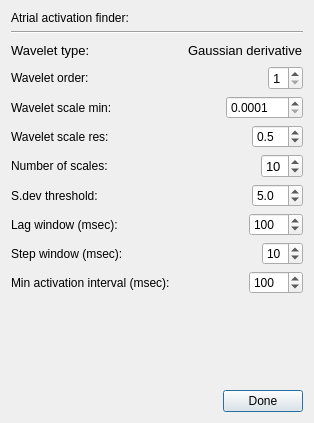
<?xml version="1.0" encoding="UTF-8"?>
<ui version="4.0">
 <class>DSP_AtrialActivationFinder</class>
 <widget class="QDialog" name="DSP_AtrialActivationFinder">
  <property name="geometry">
   <rect>
    <x>0</x>
    <y>0</y>
    <width>314</width>
    <height>423</height>
   </rect>
  </property>
  <property name="windowTitle">
   <string>Activation Finder Settings</string>
  </property>
  <layout class="QVBoxLayout" name="verticalLayout">
   <item>
    <layout class="QVBoxLayout" name="verticalLayout_2">
     <item>
      <widget class="QLabel" name="label_2">
       <property name="font">
        <font>
         <pointsize>9</pointsize>
        </font>
       </property>
       <property name="text">
        <string>Atrial activation finder:</string>
       </property>
      </widget>
     </item>
     <item>
      <widget class="Line" name="line_2">
       <property name="orientation">
        <enum>Qt::Horizontal</enum>
       </property>
      </widget>
     </item>
    </layout>
   </item>
   <item>
    <layout class="QHBoxLayout" name="horizontalLayout_3">
     <item>
      <widget class="QLabel" name="label_10">
       <property name="font">
        <font>
         <pointsize>10</pointsize>
        </font>
       </property>
       <property name="text">
        <string>Wavelet type:</string>
       </property>
      </widget>
     </item>
     <item>
      <spacer name="horizontalSpacer_3">
       <property name="orientation">
        <enum>Qt::Horizontal</enum>
       </property>
       <property name="sizeHint" stdset="0">
        <size>
         <width>40</width>
         <height>20</height>
        </size>
       </property>
      </spacer>
     </item>
     <item>
      <widget class="QLabel" name="label_11">
       <property name="font">
        <font>
         <pointsize>10</pointsize>
        </font>
       </property>
       <property name="text">
        <string>Gaussian derivative</string>
       </property>
      </widget>
     </item>
    </layout>
   </item>
   <item>
    <layout class="QHBoxLayout" name="horizontalLayout_2">
     <item>
      <widget class="QLabel" name="label_6">
       <property name="font">
        <font>
         <pointsize>9</pointsize>
        </font>
       </property>
       <property name="text">
        <string>Wavelet order:</string>
       </property>
      </widget>
     </item>
     <item>
      <spacer name="horizontalSpacer_2">
       <property name="orientation">
        <enum>Qt::Horizontal</enum>
       </property>
       <property name="sizeHint" stdset="0">
        <size>
         <width>40</width>
         <height>20</height>
        </size>
       </property>
      </spacer>
     </item>
     <item>
      <widget class="QSpinBox" name="spinBox_waveletOrder">
       <property name="font">
        <font>
         <pointsize>10</pointsize>
        </font>
       </property>
       <property name="minimum">
        <number>1</number>
       </property>
       <property name="maximum">
        <number>6</number>
       </property>
       <property name="value">
        <number>1</number>
       </property>
      </widget>
     </item>
    </layout>
   </item>
   <item>
    <layout class="QHBoxLayout" name="horizontalLayout_4">
     <item>
      <widget class="QLabel" name="label_7">
       <property name="font">
        <font>
         <pointsize>9</pointsize>
        </font>
       </property>
       <property name="text">
        <string>Wavelet scale min:</string>
       </property>
      </widget>
     </item>
     <item>
      <spacer name="horizontalSpacer_4">
       <property name="orientation">
        <enum>Qt::Horizontal</enum>
       </property>
       <property name="sizeHint" stdset="0">
        <size>
         <width>40</width>
         <height>20</height>
        </size>
       </property>
      </spacer>
     </item>
     <item>
      <widget class="QDoubleSpinBox" name="doubleSpinBox_waveletScaleMin">
       <property name="sizePolicy">
        <sizepolicy hsizetype="Maximum" vsizetype="Fixed">
         <horstretch>0</horstretch>
         <verstretch>0</verstretch>
        </sizepolicy>
       </property>
       <property name="font">
        <font>
         <pointsize>9</pointsize>
        </font>
       </property>
       <property name="decimals">
        <number>4</number>
       </property>
       <property name="minimum">
        <double>0.000100000000000</double>
       </property>
       <property name="maximum">
        <double>100.000000000000000</double>
       </property>
       <property name="value">
        <double>0.000100000000000</double>
       </property>
      </widget>
     </item>
    </layout>
   </item>
   <item>
    <layout class="QHBoxLayout" name="horizontalLayout_5">
     <item>
      <widget class="QLabel" name="label_8">
       <property name="font">
        <font>
         <pointsize>9</pointsize>
        </font>
       </property>
       <property name="text">
        <string>Wavelet scale res:</string>
       </property>
      </widget>
     </item>
     <item>
      <spacer name="horizontalSpacer_5">
       <property name="orientation">
        <enum>Qt::Horizontal</enum>
       </property>
       <property name="sizeHint" stdset="0">
        <size>
         <width>40</width>
         <height>20</height>
        </size>
       </property>
      </spacer>
     </item>
     <item>
      <widget class="QDoubleSpinBox" name="doubleSpinBox_waveletScaleRes">
       <property name="sizePolicy">
        <sizepolicy hsizetype="Maximum" vsizetype="Fixed">
         <horstretch>0</horstretch>
         <verstretch>0</verstretch>
        </sizepolicy>
       </property>
       <property name="font">
        <font>
         <pointsize>9</pointsize>
        </font>
       </property>
       <property name="decimals">
        <number>1</number>
       </property>
       <property name="minimum">
        <double>0.100000000000000</double>
       </property>
       <property name="maximum">
        <double>10.000000000000000</double>
       </property>
       <property name="singleStep">
        <double>0.050000000000000</double>
       </property>
       <property name="value">
        <double>0.500000000000000</double>
       </property>
      </widget>
     </item>
    </layout>
   </item>
   <item>
    <layout class="QHBoxLayout" name="horizontalLayout_6">
     <item>
      <widget class="QLabel" name="label_9">
       <property name="font">
        <font>
         <pointsize>9</pointsize>
        </font>
       </property>
       <property name="text">
        <string>Number of scales:</string>
       </property>
      </widget>
     </item>
     <item>
      <spacer name="horizontalSpacer_6">
       <property name="orientation">
        <enum>Qt::Horizontal</enum>
       </property>
       <property name="sizeHint" stdset="0">
        <size>
         <width>40</width>
         <height>20</height>
        </size>
       </property>
      </spacer>
     </item>
     <item>
      <widget class="QSpinBox" name="spinBox_numScales">
       <property name="font">
        <font>
         <pointsize>10</pointsize>
        </font>
       </property>
       <property name="minimum">
        <number>1</number>
       </property>
       <property name="maximum">
        <number>20</number>
       </property>
       <property name="value">
        <number>10</number>
       </property>
      </widget>
     </item>
    </layout>
   </item>
   <item>
    <layout class="QHBoxLayout" name="horizontalLayout_7">
     <item>
      <widget class="QLabel" name="label_13">
       <property name="font">
        <font>
         <pointsize>9</pointsize>
        </font>
       </property>
       <property name="text">
        <string>S.dev threshold:</string>
       </property>
      </widget>
     </item>
     <item>
      <spacer name="horizontalSpacer_7">
       <property name="orientation">
        <enum>Qt::Horizontal</enum>
       </property>
       <property name="sizeHint" stdset="0">
        <size>
         <width>40</width>
         <height>20</height>
        </size>
       </property>
      </spacer>
     </item>
     <item>
      <widget class="QDoubleSpinBox" name="doubleSpinBox_threshold">
       <property name="sizePolicy">
        <sizepolicy hsizetype="Maximum" vsizetype="Fixed">
         <horstretch>0</horstretch>
         <verstretch>0</verstretch>
        </sizepolicy>
       </property>
       <property name="font">
        <font>
         <pointsize>9</pointsize>
        </font>
       </property>
       <property name="decimals">
        <number>1</number>
       </property>
       <property name="minimum">
        <double>0.100000000000000</double>
       </property>
       <property name="maximum">
        <double>10.000000000000000</double>
       </property>
       <property name="singleStep">
        <double>0.050000000000000</double>
       </property>
       <property name="value">
        <double>5.000000000000000</double>
       </property>
      </widget>
     </item>
    </layout>
   </item>
   <item>
    <layout class="QHBoxLayout" name="horizontalLayout_8">
     <item>
      <widget class="QLabel" name="label_14">
       <property name="font">
        <font>
         <pointsize>9</pointsize>
        </font>
       </property>
       <property name="text">
        <string>Lag window (msec):</string>
       </property>
      </widget>
     </item>
     <item>
      <spacer name="horizontalSpacer_8">
       <property name="orientation">
        <enum>Qt::Horizontal</enum>
       </property>
       <property name="sizeHint" stdset="0">
        <size>
         <width>40</width>
         <height>20</height>
        </size>
       </property>
      </spacer>
     </item>
     <item>
      <widget class="QDoubleSpinBox" name="doubleSpinBox_lagWindowMsec">
       <property name="sizePolicy">
        <sizepolicy hsizetype="Maximum" vsizetype="Fixed">
         <horstretch>0</horstretch>
         <verstretch>0</verstretch>
        </sizepolicy>
       </property>
       <property name="font">
        <font>
         <pointsize>9</pointsize>
        </font>
       </property>
       <property name="decimals">
        <number>0</number>
       </property>
       <property name="minimum">
        <double>1.000000000000000</double>
       </property>
       <property name="maximum">
        <double>1000.000000000000000</double>
       </property>
       <property name="singleStep">
        <double>1.000000000000000</double>
       </property>
       <property name="value">
        <double>100.000000000000000</double>
       </property>
      </widget>
     </item>
    </layout>
   </item>
   <item>
    <layout class="QHBoxLayout" name="horizontalLayout_9">
     <item>
      <widget class="QLabel" name="label_15">
       <property name="font">
        <font>
         <pointsize>9</pointsize>
        </font>
       </property>
       <property name="text">
        <string>Step window (msec):</string>
       </property>
      </widget>
     </item>
     <item>
      <spacer name="horizontalSpacer_9">
       <property name="orientation">
        <enum>Qt::Horizontal</enum>
       </property>
       <property name="sizeHint" stdset="0">
        <size>
         <width>40</width>
         <height>20</height>
        </size>
       </property>
      </spacer>
     </item>
     <item>
      <widget class="QDoubleSpinBox" name="doubleSpinBox_stepWindowMsec">
       <property name="sizePolicy">
        <sizepolicy hsizetype="Maximum" vsizetype="Fixed">
         <horstretch>0</horstretch>
         <verstretch>0</verstretch>
        </sizepolicy>
       </property>
       <property name="font">
        <font>
         <pointsize>9</pointsize>
        </font>
       </property>
       <property name="decimals">
        <number>0</number>
       </property>
       <property name="minimum">
        <double>1.000000000000000</double>
       </property>
       <property name="maximum">
        <double>50.000000000000000</double>
       </property>
       <property name="singleStep">
        <double>1.000000000000000</double>
       </property>
       <property name="value">
        <double>10.000000000000000</double>
       </property>
      </widget>
     </item>
    </layout>
   </item>
   <item>
    <layout class="QHBoxLayout" name="horizontalLayout_10">
     <item>
      <widget class="QLabel" name="label_16">
       <property name="font">
        <font>
         <pointsize>9</pointsize>
        </font>
       </property>
       <property name="text">
        <string>Min activation interval (msec):</string>
       </property>
      </widget>
     </item>
     <item>
      <spacer name="horizontalSpacer_10">
       <property name="orientation">
        <enum>Qt::Horizontal</enum>
       </property>
       <property name="sizeHint" stdset="0">
        <size>
         <width>40</width>
         <height>20</height>
        </size>
       </property>
      </spacer>
     </item>
     <item>
      <widget class="QDoubleSpinBox" name="doubleSpinBox_minActiInterval">
       <property name="sizePolicy">
        <sizepolicy hsizetype="Maximum" vsizetype="Fixed">
         <horstretch>0</horstretch>
         <verstretch>0</verstretch>
        </sizepolicy>
       </property>
       <property name="font">
        <font>
         <pointsize>9</pointsize>
        </font>
       </property>
       <property name="decimals">
        <number>0</number>
       </property>
       <property name="minimum">
        <double>1.000000000000000</double>
       </property>
       <property name="maximum">
        <double>1000.000000000000000</double>
       </property>
       <property name="singleStep">
        <double>1.000000000000000</double>
       </property>
       <property name="value">
        <double>100.000000000000000</double>
       </property>
      </widget>
     </item>
    </layout>
   </item>
   <item>
    <spacer name="verticalSpacer_2">
     <property name="orientation">
      <enum>Qt::Vertical</enum>
     </property>
     <property name="sizeHint" stdset="0">
      <size>
       <width>20</width>
       <height>6</height>
      </size>
     </property>
    </spacer>
   </item>
   <item>
    <layout class="QHBoxLayout" name="horizontalLayout_11">
     <item>
      <spacer name="horizontalSpacer_11">
       <property name="orientation">
        <enum>Qt::Horizontal</enum>
       </property>
       <property name="sizeHint" stdset="0">
        <size>
         <width>40</width>
         <height>20</height>
        </size>
       </property>
      </spacer>
     </item>
     <item>
      <widget class="QPushButton" name="pushButton">
       <property name="font">
        <font>
         <pointsize>9</pointsize>
        </font>
       </property>
       <property name="text">
        <string>Done</string>
       </property>
      </widget>
     </item>
    </layout>
   </item>
  </layout>
 </widget>
 <resources/>
 <connections>
  <connection>
   <sender>pushButton</sender>
   <signal>clicked()</signal>
   <receiver>DSP_AtrialActivationFinder</receiver>
   <slot>close()</slot>
   <hints>
    <hint type="sourcelabel">
     <x>236</x>
     <y>399</y>
    </hint>
    <hint type="destinationlabel">
     <x>257</x>
     <y>352</y>
    </hint>
   </hints>
  </connection>
 </connections>
</ui>
